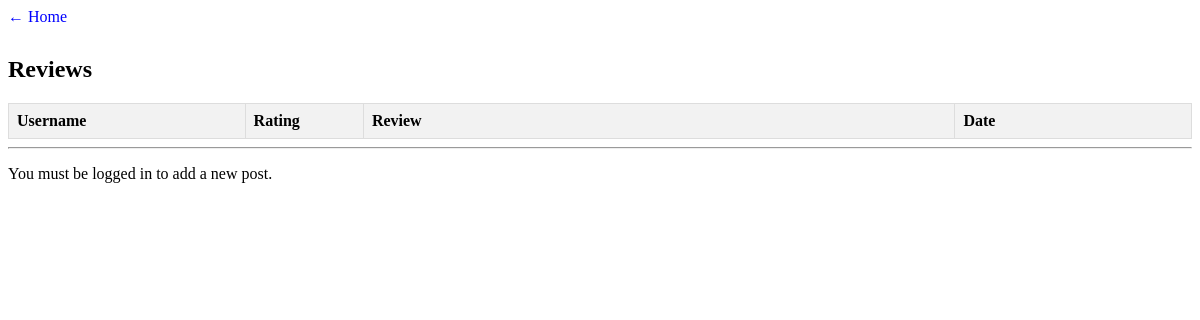
/website/reviews.php, run on an earlier commit of the app's database.
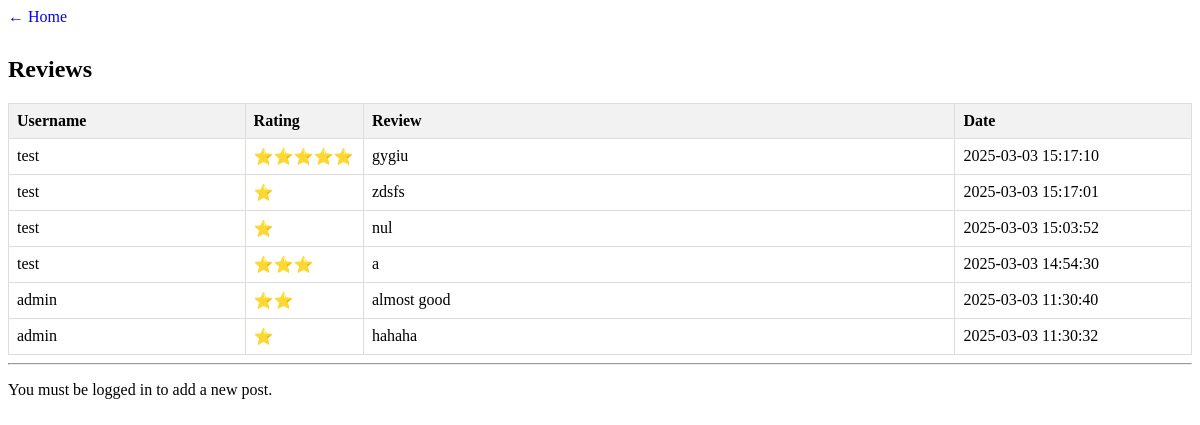
And on a later commit of the database.
### tables this page shows
CREATE TABLE `reviews` (
  `id` int NOT NULL AUTO_INCREMENT,
  `user_id` int NOT NULL,
  `rating` int NOT NULL,
  `comment` text,
  `created_at` timestamp NULL DEFAULT CURRENT_TIMESTAMP,
  PRIMARY KEY (`id`),
  KEY `user_id` (`user_id`),
  CONSTRAINT `reviews_ibfk_1` FOREIGN KEY (`user_id`) REFERENCES `users` (`id`) ON DELETE CASCADE,
  CONSTRAINT `reviews_chk_1` CHECK ((`rating` between 1 and 5))
);

CREATE TABLE `users` (
  `id` int NOT NULL AUTO_INCREMENT,
  `username` varchar(999) DEFAULT NULL,
  `email` varchar(255) DEFAULT NULL,
  `password` varchar(255) NOT NULL,
  `created_at` timestamp NULL DEFAULT CURRENT_TIMESTAMP,
  `role` enum('admin','user') DEFAULT 'user',
  `failed_attempts` int DEFAULT '0',
  `lockout_until` datetime DEFAULT NULL,
  PRIMARY KEY (`id`)
);

### website/reviews.php (the view, shortened to what this page needs)
<?php
if (!isset($_SESSION['id'])) {
    $connection = 0;
    echo '<a href="index.php" style="display: inline-block; margin-bottom: 10px; text-decoration: none; color: blue;">&larr; Home</a>';
    }
else
    $connection = 1;
include "db.php";
try {
	$stmt = $conn->prepare("SELECT r.*, u.username
                        FROM reviews r
                        JOIN users u ON r.user_id = u.id
                        ORDER BY r.created_at DESC");
	$stmt->execute();
	$reviews = $stmt->fetchAll(PDO::FETCH_ASSOC);
} catch (PDOException $e) {
            error_stmt("Execution Error (User Fetch): " . $e->getMessage());
   }
?>
<!DOCTYPE html>
<html lang="en">
<head>
</head>
<body>
    <div class="container">
        <h2>Reviews</h2>
        <table>
            <thead>
                <tr>
                    <th class="username-column">Username</th>
                    <th class="rating-column">Rating</th>
                    <th class="comment-column">Review</th>
                    <th class="date-column">Date</th>
                </tr>
            </thead>
            <tbody>
                <?php foreach ($reviews as $review): ?>
                    <tr>
                        <td class="username-column"><?php echo ($review['username']); ?></td>
                        <td class="rating-column"><?php echo str_repeat('⭐', $review['rating']); ?></td>
                        <td class="comment-column"><?php echo ($review['comment']); ?></td>
                        <td class="date-column"><?php echo ($review['created_at']); ?></td>
                    </tr>
                <?php endforeach; ?>
            </tbody>
        </table>
            <hr>
        <?php if ($connection): ?>
            <form action="" method="POST">
                <h3>Add Your Review</h3>
                <label for="rating">Rating (1-5):</label>
                <select name="rating" id="rating" required>
                    <option value="1">1 ⭐</option>
                    <option value="2">2 ⭐⭐</option>
                    <option value="3">3 ⭐⭐⭐</option>
                    <option value="4">4 ⭐⭐⭐⭐</option>
                    <option value="5">5 ⭐⭐⭐⭐⭐</option>
                </select>
                <br><br>
                <label for="comment">Review:</label><br>
                <textarea name="comment" id="comment" rows="4" placeholder="Write your review here..."></textarea>
                <br><br>
                <button type="submit">Submit Review</button>
            </form>
            <?php else: ?>
                <p>You must be logged in to add a new post.</p>
            <?php endif; ?>
        </div>
    </body>
    </html>

What changed in the data, as far as the page shows it:
added reviews: user.username "test", rating "⭐⭐⭐⭐⭐", comment "gygiu", created_at "2025-03-03 15:17:10"
added reviews: user.username "test", rating "⭐", comment "zdsfs", created_at "2025-03-03 15:17:01"
added reviews: user.username "test", rating "⭐", comment "nul", created_at "2025-03-03 15:03:52"
added reviews: user.username "test", rating "⭐⭐⭐", comment "a", created_at "2025-03-03 14:54:30"
added reviews: user.username "admin", rating "⭐⭐", comment "almost good", created_at "2025-03-03 11:30:40"
added reviews: user.username "admin", rating "⭐", comment "hahaha", created_at "2025-03-03 11:30:32"
